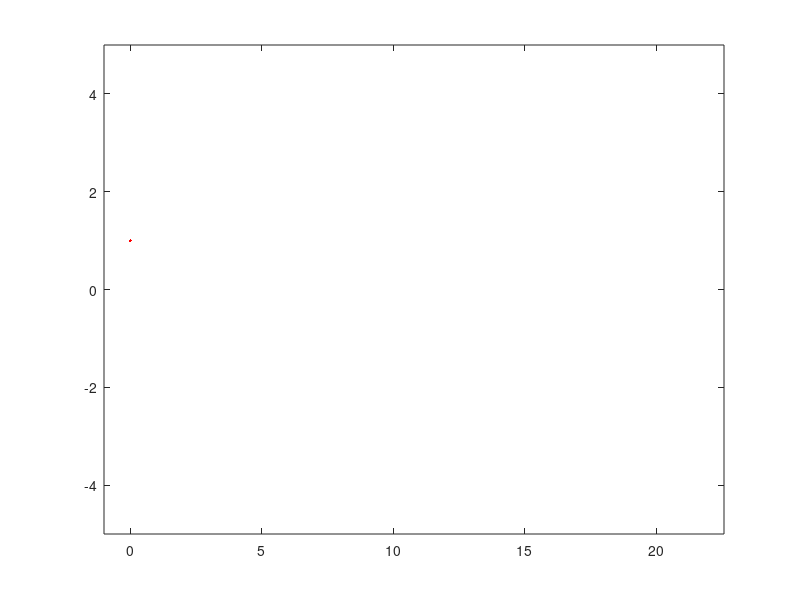

Recreate this plot in MATLAB. (Note: this script raises an error after producing the figure.)
clear all; 
close all;
clc;
fh = figure();
dot = plot(0, 1, 'r.');
xlim([-1, 4 * pi + 10]);
ylim([-5 5]);
ax = gca;
hold('on', ax);
set(ax, 'fontsize', 20);
xlabel('X (m)');
ylabel('Y (m)');
title('Particle Movie', 'fontsize', 30);

%% Create frames
fg = FrameGrabber.CreateDir(fh, 'MyParticleMovie');
fg.overwrite = true;
fg.transparency = false; % Set to true to demonstrate transparency
fg.rm() % Clear JPGs and PDFs that exist in the folder
xs = linspace(0, 4 * pi, 100);
ys = sin(xs);

if fg.transparency
    box_x = [-1 1 1 -1];
    box_y = [-1 -1 1 1];
    box_s = 1.0;
    box = patch(box_x, box_y, 'c', 'EdgeColor', 'white');
    alpha(box, '0.4');
end

for k = 1:length(xs)
    set(dot, 'XData', xs(k), 'YData', ys(k), 'MarkerSize', 10 * (xs(k) + 1));    
    if fg.transparency
        set(box, 'XData', box_s * box_x + xs(k), 'YData', box_s * box_y + ys(k));
        
    end
    drawnow();
    fg.grab()
end
%% Build movie
fc = FrameConverter('MyParticleMovie');
fc.convert('-resize 1024x1024\!'); % Default picture size is 512x512
fc.link();
fc.ffmpeg('-r 10');
